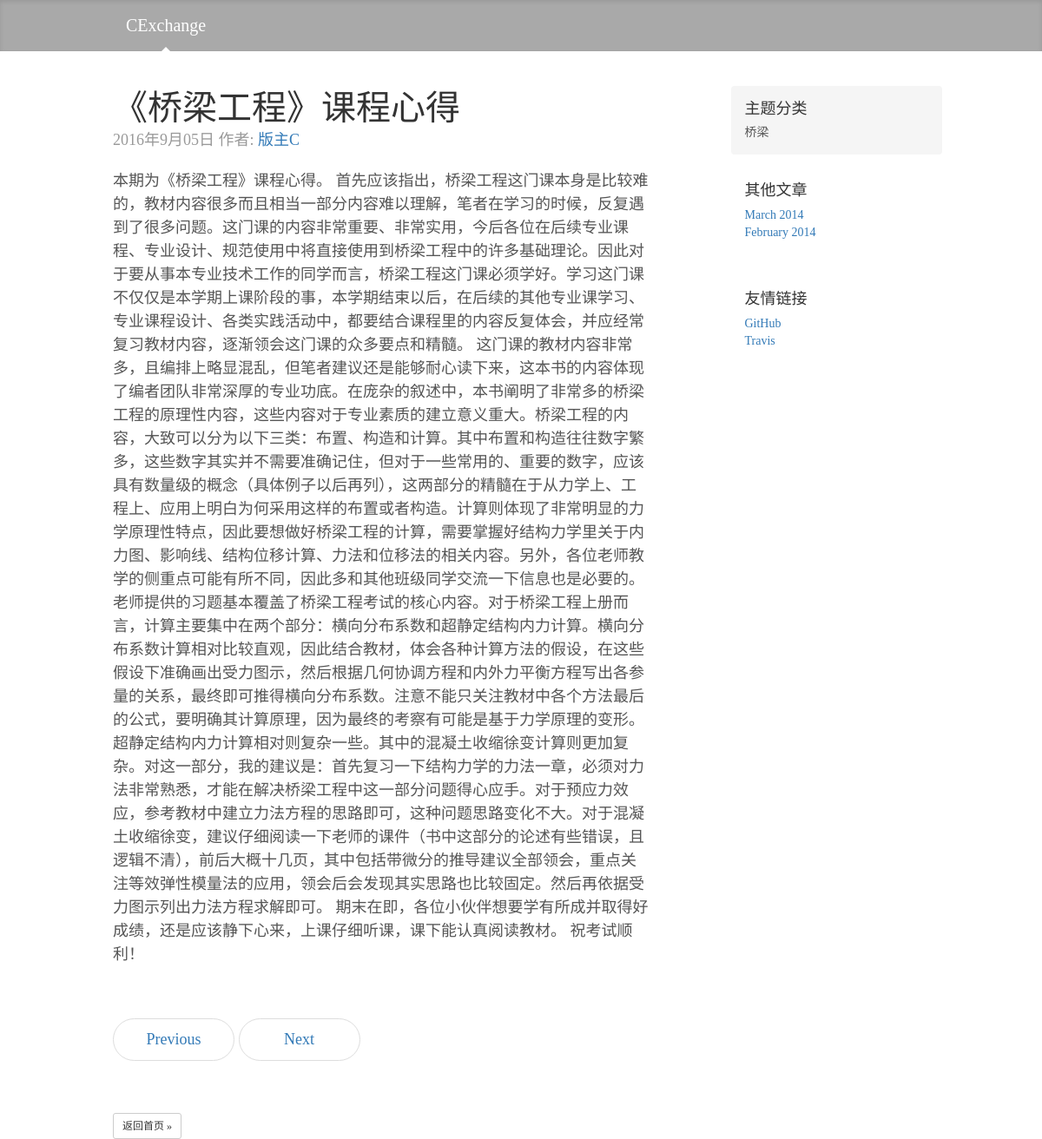
Page /article/3 on the committed database.
### Blog/models.py (models this page shows, shortened)
class Article(models.Model):
    STATUS_CHOICE = (
        ('d', 'Draft'),
        ('p', 'Published'),
    )
    title = models.CharField('标题', max_length=70)
    abstract = models.CharField('摘要', max_length=150, blank=False, null=False, help_text="必选,请勿空白")
    body = models.TextField('正文')
    title_pic = models.ImageField('题图', upload_to='pic_folder/', blank=True, null=True)
    author = models.ForeignKey('Author', verbose_name='作者', null=False)
    create_time = models.DateTimeField('创建时间', auto_now_add=True)
    last_modified_time = models.DateTimeField('创建时间', auto_now_add=True)
    views = models.PositiveIntegerField('浏览量', default=0)
    thumbs = models.PositiveIntegerField('点赞量', default=0)
    category = models.ForeignKey('Category', verbose_name='分类', null=True, on_delete=models.SET_NULL)
    class Meta:
        ordering = ['-last_modified_time']

class Author(models.Model):
    nick_name = models.CharField('昵称', max_length=20)
    def __str__(self):
        return self.nick_name

class Category(models.Model):
    genre = models.CharField('类型', max_length=20)
    def __str__(self):
        return self.genre

### Blog/views.py (the view)
# urls.py: url(r'^article/(?P<article_id>[0-9]+)$', views.ArticleDetailView.as_view(), name='detail'),
class ArticleDetailView(DetailView):
    model = Article
    template_name = 'Blog/detail.html'
    context_object_name = 'article_detail'
    pk_url_kwarg = 'article_id'
    def get_object(self, queryset=None):
        article_detail = super(ArticleDetailView, self).get_object()
        article_detail.body = markdown2.markdown(article_detail.body, extras=['fenced-code-blocks'], )
        return article_detail

### templates/Blog/detail.html (shortened to what this page needs)
{% extends 'base.html' %}
{% block content %}
    <div class="container">
      <br>
      <br>
      <div class="row">
        <div class="col-sm-8 blog-main">
          <div class="blog-post">
            <h2 class="blog-post-title">{{ article_detail.title }}</h2>
            <p class="blog-post-meta">{{ article_detail.last_modified_time|date:"Y年n月d日" }}   作者: <a href="#">{{ article_detail.author }}</a></p>
            <p> {{ article_detail.body | safe}}</p>
          </div>
          <nav>
            <ul class="pager">
              <li><a href="#">Previous</a></li>
              <li><a href="#">Next</a></li>
            </ul>
          </nav>
          <a class="btn btn-default btn-sm" href="{% url 'blog:index' %}" role="button">返回首页 &raquo;</a>
        </div>
        <div class="col-sm-3 col-sm-offset-1 blog-sidebar">
          <div class="sidebar-module sidebar-module-inset">
            <h4>主题分类</h4>
            {{ article_detail.category | safe }}
          </div>
          <div class="sidebar-module">
            <h4>其他文章</h4>
            <ol class="list-unstyled">
              <li><a href="#">March 2014</a></li>
              <li><a href="#">February 2014</a></li>
            </ol>
          </div>
          <div class="sidebar-module">
            <h4>友情链接</h4>
            <ol class="list-unstyled">
              <li><a href="https://github.com">GitHub</a></li>
              <li><a href="https://lukathis.github.io">Travis</a></li>
            </ol>
          </div>
        </div>
      </div>
    </div>
{% endblock %}

### Blog/static/css/blog.css (style rules this page uses)
body { font-family: Georgia, "Times New Roman", Times, serif; color: #555; }
h1, .h1, h2, .h2, h3, .h3, h4, .h4, h5, .h5, h6, .h6 { margin-top: 0; font-family: "Helvetica Neue", Helvetica, Arial, sans-serif; font-weight: normal; color: #333; }
@media (min-width: 1200px) { .container { width: 970px; } }
.blog-main { font-size: 18px; line-height: 1.5; }
.sidebar-module { padding: 15px; margin: 0 -15px 15px; }
.sidebar-module-inset { padding: 15px; background-color: #f5f5f5; border-radius: 4px; }
.pager { margin-bottom: 60px; text-align: left; }
.pager > li > a { width: 140px; padding: 10px 20px; text-align: center; border-radius: 30px; }
.blog-post { margin-bottom: 60px; }
.blog-post-title { margin-bottom: 5px; font-size: 40px; }
.blog-post-meta { margin-bottom: 20px; color: #999; }

### rows in the picture
Article: title "《桥梁工程》课程心得", last_modified_time "2016年9月05日", author "版主C", body "本期为《桥梁工程》课程心得。 首先应该指出，桥梁工程这门课本身是比较难的，教材内容很多而且相当一部分内容难以理解，笔者在学习的时候，反复遇到了很多问题。这门课的内容非常重要、非常实用，今后各位在后续专业课程、专业设计、规范使用中将直接使用到桥梁工程中的许多基础理论。因此对于要从事本专业技术工作的同学而言，桥梁工程这门课必须学好。学习这门课不仅仅是本学期上课阶段的事，本学期结束以后，在后续的其他专业课学习、专业课程设计、各类实践活动中，都要结合课程里的内容反复体会，并应经常复习教材内容，逐渐领会这门课的众多要点和精髓。 这门课的教材内容非常多，且编排上略显混乱，但笔者建议还是能够耐心读下来，这本书的内容体现了编者团队非常深厚的专业功底。在庞杂的叙述中，本书阐明了非常多的桥梁工程的原理性内容，这些内容对于专业素质的建立意义重大。桥梁工程的内容，大致可以分为以下三类：布置、构造和计算。其中布置和构造往往数字繁多，这些数字其实并不需要准确记住，但对于一些常用的、重要的数字，应该具有数量级的概念（具体例子以后再列），这两部分的精髓在于从力学上、工程上、应用上明白为何采用这样的布置或者构造。计算则体现了非常明显的力学原理性特点，因此要想做好桥梁工程的计算，需要掌握好结构力学里关于内力图、影响线、结构位移计算、力法和位移法的相关内容。另外，各位老师教学的侧重点可能有所不同，因此多和其他班级同学交流一下信息也是必要的。…", category "桥梁"
